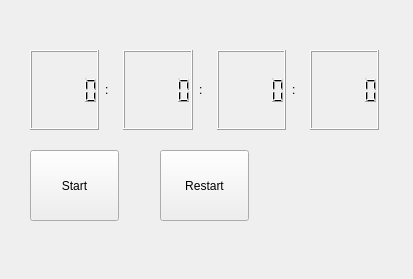
<?xml version="1.0" encoding="UTF-8"?>
<ui version="4.0">
 <class>MyForm</class>
 <widget class="QWidget" name="MyForm">
  <property name="geometry">
   <rect>
    <x>0</x>
    <y>0</y>
    <width>413</width>
    <height>279</height>
   </rect>
  </property>
  <property name="windowTitle">
   <string>Form</string>
  </property>
  <widget class="QPushButton" name="pushButton">
   <property name="enabled">
    <bool>true</bool>
   </property>
   <property name="geometry">
    <rect>
     <x>30</x>
     <y>150</y>
     <width>89</width>
     <height>71</height>
    </rect>
   </property>
   <property name="text">
    <string>Start</string>
   </property>
  </widget>
  <widget class="QPushButton" name="pushButton_2">
   <property name="geometry">
    <rect>
     <x>160</x>
     <y>150</y>
     <width>89</width>
     <height>71</height>
    </rect>
   </property>
   <property name="text">
    <string>Restart</string>
   </property>
  </widget>
  <widget class="QWidget" name="horizontalLayoutWidget">
   <property name="geometry">
    <rect>
     <x>30</x>
     <y>50</y>
     <width>349</width>
     <height>80</height>
    </rect>
   </property>
   <layout class="QHBoxLayout" name="horizontalLayout_2">
    <item>
     <widget class="QLCDNumber" name="lcdNumber_2"/>
    </item>
    <item>
     <widget class="QLabel" name="label_3">
      <property name="maximumSize">
       <size>
        <width>12</width>
        <height>16777215</height>
       </size>
      </property>
      <property name="text">
       <string>:</string>
      </property>
     </widget>
    </item>
    <item>
     <widget class="QLCDNumber" name="lcdNumber"/>
    </item>
    <item>
     <widget class="QLabel" name="label_2">
      <property name="maximumSize">
       <size>
        <width>12</width>
        <height>16777215</height>
       </size>
      </property>
      <property name="text">
       <string>:</string>
      </property>
     </widget>
    </item>
    <item>
     <widget class="QLCDNumber" name="lcdNumber_3"/>
    </item>
    <item>
     <widget class="QLabel" name="label">
      <property name="maximumSize">
       <size>
        <width>12</width>
        <height>16777215</height>
       </size>
      </property>
      <property name="text">
       <string>:</string>
      </property>
     </widget>
    </item>
    <item>
     <widget class="QLCDNumber" name="lcdNumber_4"/>
    </item>
   </layout>
  </widget>
 </widget>
 <resources/>
 <connections>
  <connection>
   <sender>pushButton</sender>
   <signal>clicked()</signal>
   <receiver>lcdNumber_4</receiver>
   <slot>setBinMode()</slot>
   <hints>
    <hint type="sourcelabel">
     <x>100</x>
     <y>210</y>
    </hint>
    <hint type="destinationlabel">
     <x>363</x>
     <y>104</y>
    </hint>
   </hints>
  </connection>
 </connections>
</ui>
